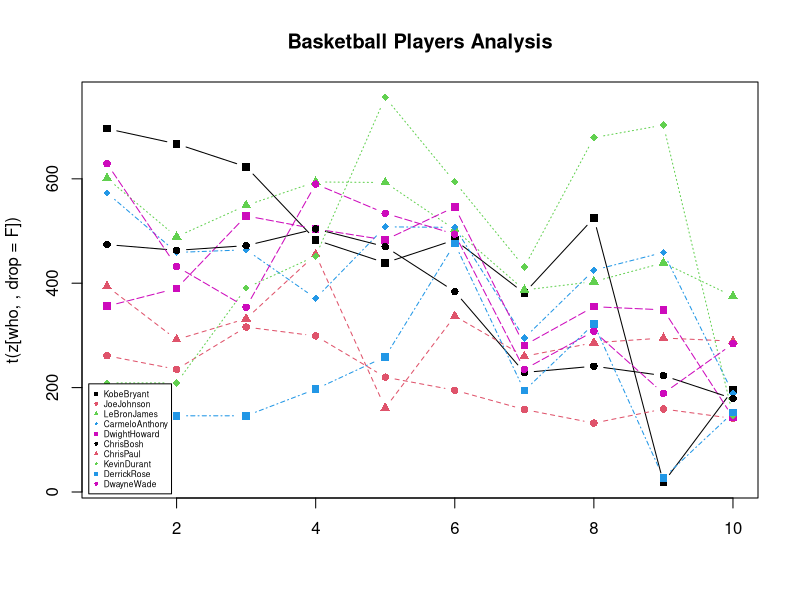
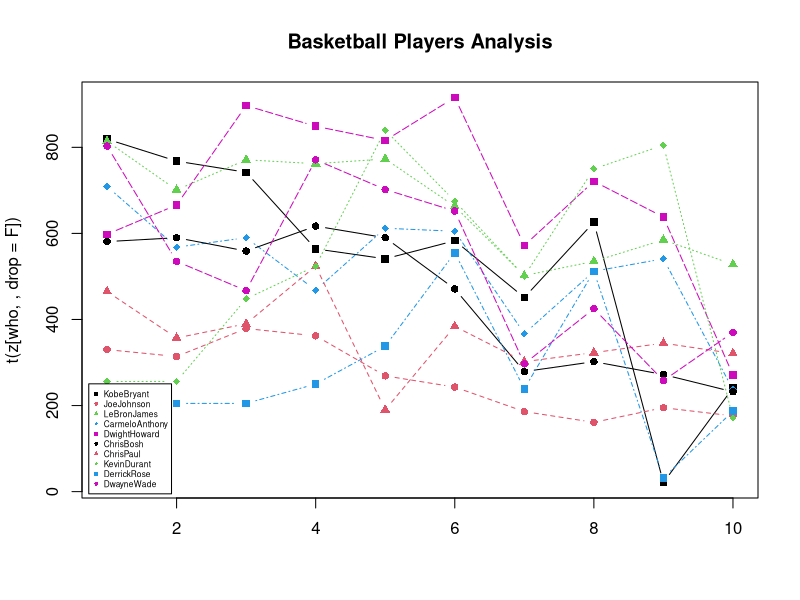

Here is the R script that generated these plots, in order: (Note: this script raises an error after producing the figures.)


#datos inicio
Seasons <- c("2005","2006","2007","2008","2009","2010","2011","2012","2013","2014")

Players <- c("KobeBryant","JoeJohnson","LeBronJames","CarmeloAnthony","DwightHoward","ChrisBosh","ChrisPaul","KevinDurant","DerrickRose","DwayneWade")

KobeBryant_FT <- c(696,667,623,483,439,483,381,525,18,196)
JoeJohnson_FT <- c(261,235,316,299,220,195,158,132,159,141)
LeBronJames_FT <- c(601,489,549,594,593,503,387,403,439,375)
CarmeloAnthony_FT <- c(573,459,464,371,508,507,295,425,459,189)
DwightHoward_FT <- c(356,390,529,504,483,546,281,355,349,143)
ChrisBosh_FT <- c(474,463,472,504,470,384,229,241,223,179)
ChrisPaul_FT <- c(394,292,332,455,161,337,260,286,295,289)
KevinDurant_FT <- c(209,209,391,452,756,594,431,679,703,146)
DerrickRose_FT <- c(146,146,146,197,259,476,194,322,27,152)
DwayneWade_FT <- c(629,432,354,590,534,494,235,308,189,284)



#creamos la matriz
FreeThrows <- rbind(KobeBryant_FT, JoeJohnson_FT, LeBronJames_FT, CarmeloAnthony_FT, DwightHoward_FT, ChrisBosh_FT, ChrisPaul_FT, KevinDurant_FT, DerrickRose_FT, DwayneWade_FT)
print(class(FreeThrows))

#eliminamos antiguas listas
rm(KobeBryant_FT, JoeJohnson_FT, CarmeloAnthony_FT, DwightHoward_FT, ChrisBosh_FT, LeBronJames_FT, ChrisPaul_FT, DerrickRose_FT, DwayneWade_FT, KevinDurant_FT)

#asignamos nombres a las filas y columnas
colnames(FreeThrows) <- Seasons
rownames(FreeThrows) <- Players

FreeThrows









#igual que antes
KobeBryant_FTA <- c(819,768,742,564,541,583,451,626,21,241)
JoeJohnson_FTA <- c(330,314,379,362,269,243,186,161,195,176)
LeBronJames_FTA <- c(814,701,771,762,773,663,502,535,585,528)
CarmeloAnthony_FTA <- c(709,568,590,468,612,605,367,512,541,237)
DwightHoward_FTA <- c(598,666,897,849,816,916,572,721,638,271)
ChrisBosh_FTA <- c(581,590,559,617,590,471,279,302,272,232)
ChrisPaul_FTA <- c(465,357,390,524,190,384,302,323,345,321)
KevinDurant_FTA <- c(256,256,448,524,840,675,501,750,805,171)
DerrickRose_FTA <- c(205,205,205,250,338,555,239,512,32,187)
DwayneWade_FTA <- c(803,535,467,771,702,652,297,425,258,370)

FreeThrowAttempts <- rbind(KobeBryant_FTA, JoeJohnson_FTA, LeBronJames_FTA, CarmeloAnthony_FTA, DwightHoward_FTA, ChrisBosh_FTA, ChrisPaul_FTA, KevinDurant_FTA, DerrickRose_FTA, DwayneWade_FTA)
rm(KobeBryant_FTA, JoeJohnson_FTA, CarmeloAnthony_FTA, DwightHoward_FTA, ChrisBosh_FTA, LeBronJames_FTA, ChrisPaul_FTA, DerrickRose_FTA, DwayneWade_FTA, KevinDurant_FTA)
colnames(FreeThrowAttempts) <- Seasons
rownames(FreeThrowAttempts) <- Players

FreeThrowAttempts








#funcion para crear grafico
myplot <- function(z, who=1:10) {
  matplot(t(z[who,,drop=F]), type="b", pch=15:18, col=c(1:4,6), 
          main="Basketball Players Analysis")
  legend("bottomleft",text.font = 1, cex = 0.5, inset=0.01, 
         legend=Players[who], col=c(1:4,6), pch=15:18, horiz=F)
}

print(class(FreeThrows))


FreeThrows
#trasponer matriz
t(FreeThrows[1:10,,drop=F])







#diferentes graficos
myplot(FreeThrows)

myplot(FreeThrowAttempts)

ratio<-FreeThrowAttempts/Games
ratio

myplot(FreeThrowAttempts/Games)

myplot(FreeThrows/FreeThrowAttempts)

myplot(FieldGoals/FieldGoalAttempts)

myplot((Points-FreeThrows)/FieldGoals)









#buscar jugador con mas ratio de acierto en free throws
print(class(FreeThrows))
print(class(FreeThrowAttempts))
ratio_free<-FreeThrows/FreeThrowAttempts
ratio_free


medias_ratio <- rowMeans(ratio_free)
medias_ratio


maximo_ratio<-names(medias_ratio)[which.max(medias_ratio)]
print(paste("Jugador con mayor ratio de acierto en tiros libres:", maximo_ratio))


